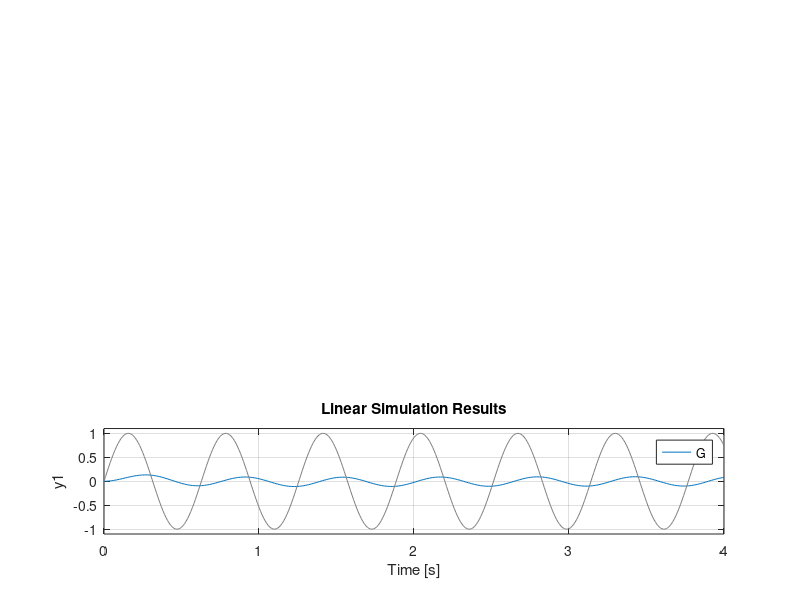

MATLAB code for this plot:
%%
%Creating the Transfer function
num = [1 0];
den = [1 3 2];

G = tf(num, den);

%%
%Plotting the system from the transfer function
subplot(3,1,1);

%Making a plot due to a step input
step(G);

%%
%Making a plot due to an impulse input
subplot(3,1,2);
impulse(G);

%%
%Plot due to an arbitrary function
%A sinusoidal input signal u
subplot(3,1,3);
t = 0: 0.01: 4;
u = sin(10*t);
lsim(G, u,t);